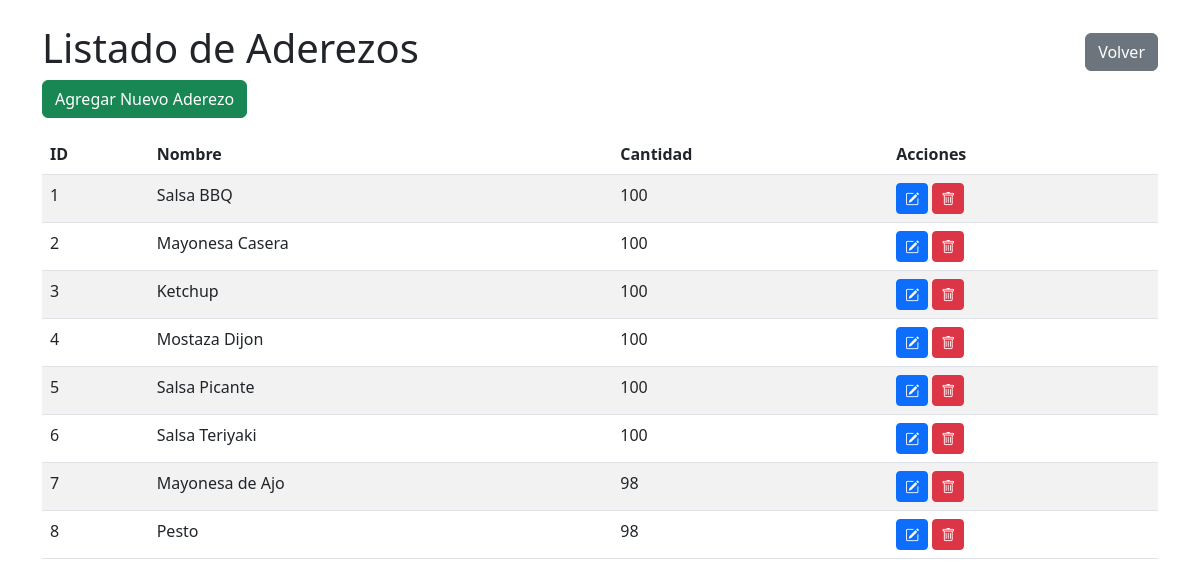
Screenshot of /mantenedores/aderezos/listar.php with the database file from the repository.
### tables this page shows
CREATE TABLE `aderezo` (
  `id_aderezo` int(11) NOT NULL,
  `nombre_aderezo` varchar(30) DEFAULT NULL,
  `cantidad` int(11) DEFAULT NULL,
  `umbral_reabastecimiento` int(11) NOT NULL DEFAULT 5
);

### mantenedores/aderezos/listar.php (the view, shortened to what this page needs)
<?php
include '../../conexion.php';
$sql = "SELECT * FROM aderezo";
$result = $conexion->query($sql);
?>
<!DOCTYPE html>
<html lang="es">
<head>
    <link href="https://cdn.jsdelivr.net/npm/bootstrap@5.3.0/dist/css/bootstrap.min.css" rel="stylesheet">
    <link href="https://cdn.jsdelivr.net/npm/bootstrap-icons@1.8.0/font/bootstrap-icons.css" rel="stylesheet">
</head>
<body>
<div class="container mt-4">
    <div class="d-flex justify-content-between align-items-center">
        <h1>Listado de Aderezos</h1>
        <button class="btn btn-secondary" onclick="window.location.href='../../index/index-mantenedores.php'">Volver</button>
    </div>
    <a href="insertar.php" class="btn btn-success mb-3">Agregar Nuevo Aderezo</a>
    <table class="table table-striped">
        <thead>
            <tr>
                <th>ID</th>
                <th>Nombre</th>
                <th>Cantidad</th>
                <th>Acciones</th>
            </tr>
        </thead>
        <tbody>
            <?php if ($result->num_rows > 0): ?>
                <?php while ($row = $result->fetch_assoc()): ?>
                    <tr>
                        <td><?php echo $row['id_aderezo']; ?></td>
                        <td><?php echo $row['nombre_aderezo']; ?></td>
                        <td><?php echo $row['cantidad']; ?></td>
                        <td>
                            <a href="editar.php?id=<?php echo $row['id_aderezo']; ?>" class="btn btn-primary btn-sm"><i class="bi bi-pencil-square"></i></a>
                            <button class="btn btn-danger btn-sm" data-bs-toggle="modal" data-bs-target="#eliminarModal" data-id="<?php echo $row['id_aderezo']; ?>"><i class="bi bi-trash"></i></button>
                        </td>
                    </tr>
                <?php endwhile; ?>
            <?php else: ?>
                <tr>
                    <td colspan="4" class="text-center">No se encontraron aderezos.</td>
                </tr>
            <?php endif; ?>
        </tbody>
    </table>
</div>
</body>
</html>

### rows the page displays
aderezo: id_aderezo "1", nombre_aderezo "Salsa BBQ", cantidad "100"
aderezo: id_aderezo "2", nombre_aderezo "Mayonesa Casera", cantidad "100"
aderezo: id_aderezo "3", nombre_aderezo "Ketchup", cantidad "100"
aderezo: id_aderezo "4", nombre_aderezo "Mostaza Dijon", cantidad "100"
aderezo: id_aderezo "5", nombre_aderezo "Salsa Picante", cantidad "100"
aderezo: id_aderezo "6", nombre_aderezo "Salsa Teriyaki", cantidad "100"
aderezo: id_aderezo "7", nombre_aderezo "Mayonesa de Ajo", cantidad "98"
aderezo: id_aderezo "8", nombre_aderezo "Pesto", cantidad "98"
